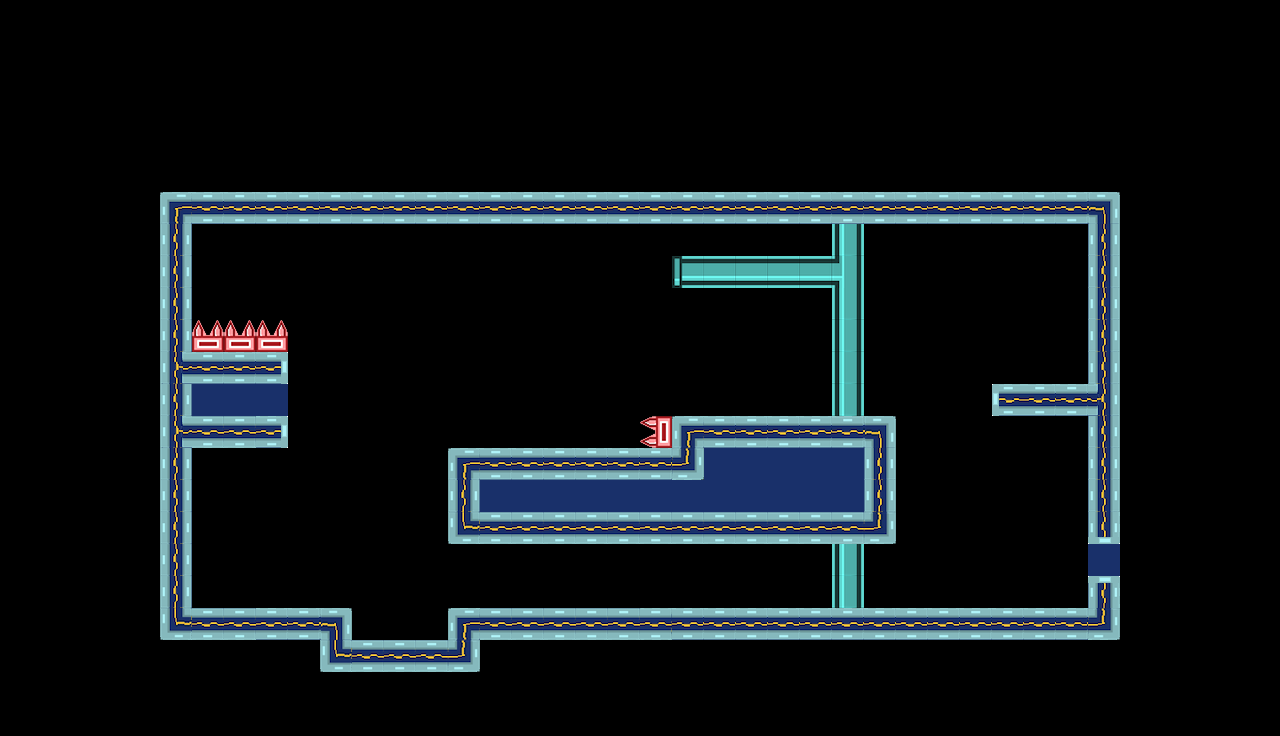

This is a level from a 2D game, rendered from its Tiled map with the project's own tilesets. A one-line summary and the map file follow, with tile-layer data summarised:
An orthogonal 40x23 tile map with 32x32 px tiles, 2 tile layers (background, platforms) and 12 objects (3x BackObject, 2x Fan, 2x PlatformStop, PlayerStart1, PlayerStart2, ...).

<map version="1.0" tiledversion="1.0.3" orientation="orthogonal" renderorder="right-down" width="40" height="23" tilewidth="32" tileheight="32" nextobjectid="52">
 <properties>
  <property name="Back" value="back4" />
  <property name="Title" value="Switch it Off" />
  <property name="backOffX" type="int" value="0" />
  <property name="backOffY" type="int" value="0" />
 </properties>
 <tileset firstgid="1" source="tileset.tsx" />
 <layer name="background" width="40" height="23">
  <data>[920 cells, 57 non-empty, 8 distinct tile ids]</data>
 </layer>
 <layer name="platforms" width="40" height="23">
  <data>[920 cells, 646 non-empty, 19 distinct tile ids]</data>
 </layer>
 <objectgroup name="objects">
  <object id="4" name="P1" type="PlayerStart1" x="199.254" y="529.209" width="60" height="77" />
  <object id="5" name="P2" type="PlayerStart2" x="266.542" y="561.465" width="47" height="44" />
  <object id="16" name="exit" type="Exit" x="1010.5" y="517.978" width="64" height="90" />
  <object id="37" name="BackObject" type="BackObject" x="548.333" y="353.333" width="96" height="96">
   <properties>
    <property name="frames" type="int" value="1" />
    <property name="speed" type="int" value="10" />
    <property name="sprite" value="blood1" />
    <property name="style" type="int" value="2" />
   </properties>
  </object>
  <object id="43" name="fan1" type="Fan" x="256" y="384" width="32" height="32">
   <properties>
    <property name="dir" type="int" value="1" />
    <property name="power" type="int" value="120" />
    <property name="startOn" type="bool" value="true" />
   </properties>
  </object>
  <object id="44" name="PlatformStop" type="PlatformStop" x="380" y="640" width="32" height="32" />
  <object id="45" name="platform1" type="Platform" x="351" y="608" width="96" height="32">
   <properties>
    <property name="contactTrigger" type="bool" value="false" />
    <property name="moveHorizontal" type="bool" value="false" />
    <property name="startDir" type="int" value="-1" />
    <property name="startOn" type="bool" value="true" />
    <property name="switches" value="" />
   </properties>
  </object>
  <object id="47" name="PlatformStop" type="PlatformStop" x="384" y="416" width="32" height="32" />
  <object id="48" name="fan1" type="Fan" x="1088" y="544" width="32" height="32">
   <properties>
    <property name="dir" type="int" value="3" />
    <property name="power" type="int" value="100" />
    <property name="startOn" type="bool" value="true" />
    <property name="switches" value="switch1" />
   </properties>
  </object>
  <object id="49" name="switch1" type="Switch" x="1029" y="335" width="48" height="48">
   <properties>
    <property name="startOn" type="bool" value="false" />
    <property name="toggle" type="bool" value="true" />
    <property name="visible" type="bool" value="true" />
   </properties>
  </object>
  <object id="50" name="BackObject" type="BackObject" x="687.333" y="551.333" width="128" height="48">
   <properties>
    <property name="frames" type="int" value="1" />
    <property name="speed" type="int" value="10" />
    <property name="sprite" value="blood2" />
    <property name="style" type="int" value="2" />
   </properties>
  </object>
  <object id="51" name="BackObject" type="BackObject" x="895" y="254" width="82" height="64">
   <properties>
    <property name="frames" type="int" value="3" />
    <property name="speed" type="int" value="2" />
    <property name="sprite" value="screen" />
    <property name="style" type="int" value="2" />
   </properties>
  </object>
 </objectgroup>
</map>
